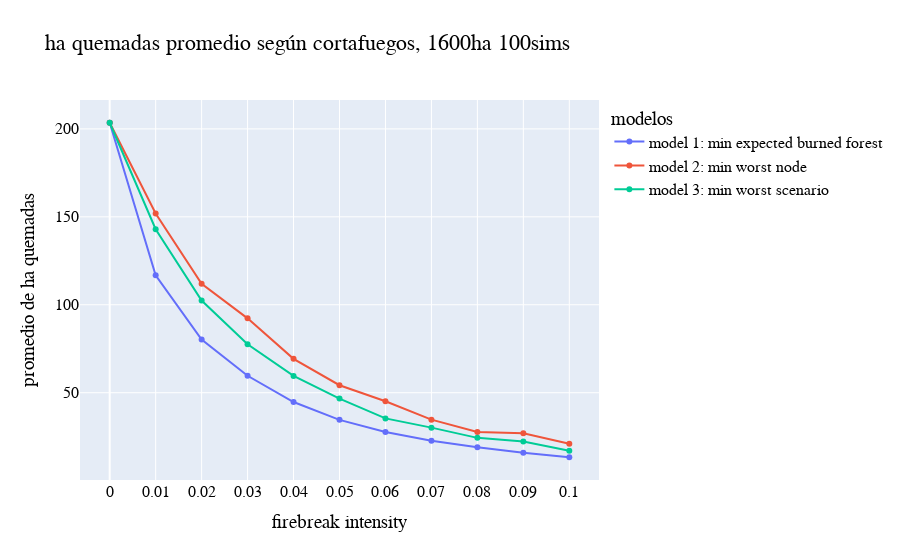

This figure's notebook cell:
### Code cell
# grafico para fo1 --------
fig = go.Figure(go.Scatter(x = intensidad, y = list(i[0] for i in m1), name = 'model 1: min expected burned forest'))

fig.add_scatter(x = intensidad, y = list(i[0] for i in m2), name = 'model 2: min worst node')
fig.add_scatter(x = intensidad, y = list(i[0] for i in m3), name = 'model 3: min worst scenario')

fig.update_layout(
    xaxis = dict(
        tickmode = 'linear',
        tick0 = 0,
        dtick = 0.01),
    title="ha quemadas promedio según cortafuegos, 1600ha 100sims",
    xaxis_title="firebreak intensity",
    yaxis_title="promedio de ha quemadas",
    legend_title="modelos",
    font=dict(
        family="calibri",
        size=16,
        color="Black"))

fig.show()

### Figure 1 — Plotly figure (JSON) as saved in the notebook; plotly's stock layout.template omitted (floating-point values rounded to 4 significant figures)
{"data": [{"name": "model 1: min expected burned forest", "type": "scatter", "x": [0, 0.01, 0.02, 0.03, 0.04, 0.05, 0.06, 0.07, 0.08, 0.09, 0.1], "y": [203.5, 116.8, 80.22, 59.63, 44.72, 34.57, 27.65, 22.71, 19.02, 15.91, 13.32]}, {"name": "model 2: min worst node", "type": "scatter", "x": [0, 0.01, 0.02, 0.03, 0.04, 0.05, 0.06, 0.07, 0.08, 0.09, 0.1], "y": [203.5, 151.9, 112.0, 92.28, 69.26, 54.26, 45.14, 34.7, 27.71, 26.9, 21.03]}, {"name": "model 3: min worst scenario", "type": "scatter", "x": [0, 0.01, 0.02, 0.03, 0.04, 0.05, 0.06, 0.07, 0.08, 0.09, 0.1], "y": [203.5, 142.9, 102.4, 77.59, 59.58, 46.69, 35.41, 30.16, 24.34, 22.32, 17.03]}], "layout": {"font": {"color": "Black", "family": "calibri", "size": 16}, "legend": {"title": {"text": "modelos"}}, "title": {"text": "ha quemadas promedio según cortafuegos, 1600ha 100sims"}, "xaxis": {"dtick": 0.01, "tick0": 0, "tickmode": "linear", "title": {"text": "firebreak intensity"}}, "yaxis": {"title": {"text": "promedio de ha quemadas"}}}}
